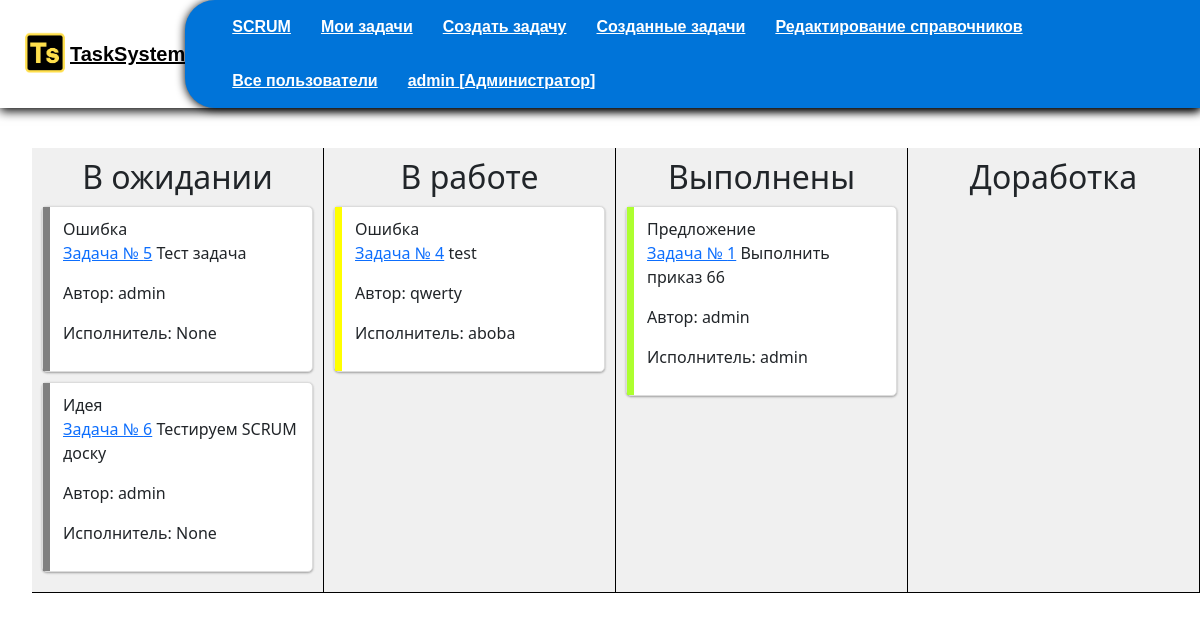
The app's page /test_main (signed in), older data.
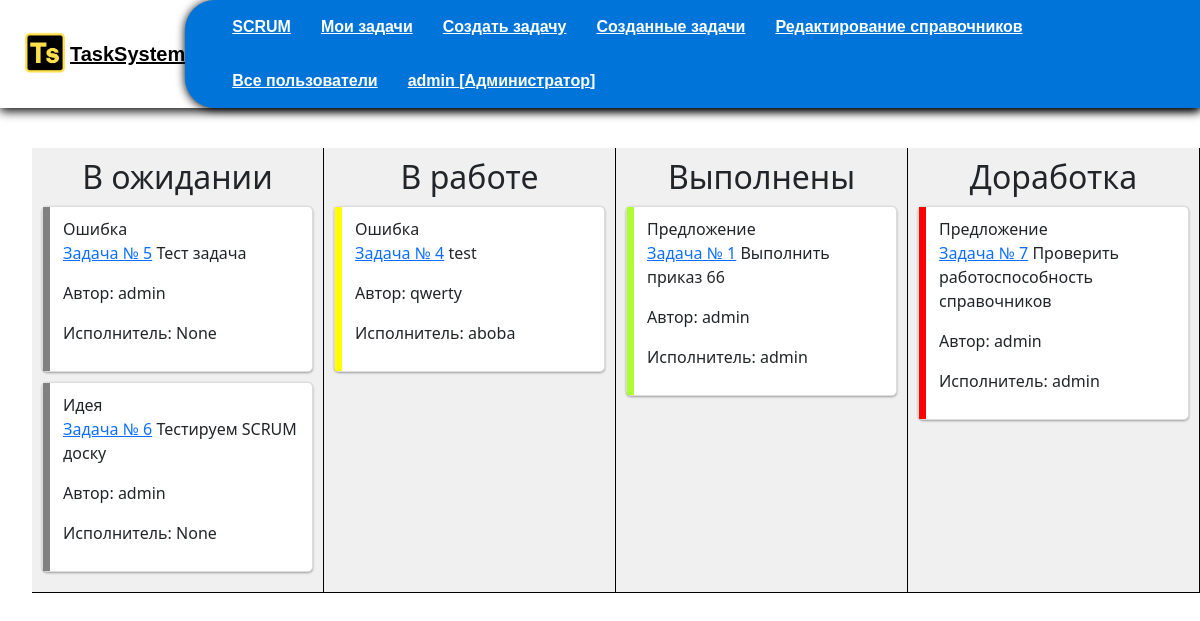
The same page, newer data.
### mainapp/models.py (models this page shows, shortened)
class Task(models.Model):
    author = models.ForeignKey(get_user_model(), on_delete=models.CASCADE, verbose_name="Автор", default=get_user_model(), related_name='authors', blank=True)
    executor = models.ForeignKey(CustomUser, on_delete=models.CASCADE, verbose_name="Исполнитель", default=None, related_name='executors', blank=True, null=True)
    title = models.CharField("Заголовок", max_length=100, default=None)
    description = models.TextField("Описание", max_length=250, default="")
    files = models.FileField(upload_to="files/", verbose_name="Файлы", blank=True, default=None)
    tasktype = models.ForeignKey(TaskType, on_delete=models.DO_NOTHING, verbose_name="Тип заявки", default=None)
    status = models.ForeignKey(Status, on_delete=models.DO_NOTHING, verbose_name="Статус", default="В ожидании")
    created = models.DateTimeField(auto_now_add=True, auto_now=False)
    updated = models.DateTimeField(auto_now_add=False, auto_now=True)

### edit_directory/models.py (models this page shows)
class TaskType(models.Model):
    name = models.CharField(max_length=30, verbose_name="Тип заявки")
    def __str__(self):
        return f"{self.name}"

### authapp/models.py (models this page shows)
class CustomUser(AbstractUser):
    LastAuthDate = models.DateTimeField(auto_now=True)
    is_active = models.BooleanField(verbose_name="Пользователь активирован", default=False)

### mainapp/views.py (the view)
# urls.py: path('test_main', mainapp.test_main, name='test_main'),
@login_required
def test_main(request):
    CustomUser.objects.filter(pk=request.user.pk).update(LastAuthDate=now())
    tasks = Task.objects.all()
    statuses = Status.objects.all()
    todo = Task.objects.filter(status=1)
    in_progress = Task.objects.filter(status=2)
    done = Task.objects.filter(status=3)
    rework = Task.objects.filter(status=4)
    try:
        right = Right.objects.get(user_id=request.user)
    except:
        right = None
    return render(request, 'mainapp/test_main.html', context={
        "title": "Главное меню",
        "tasks": tasks,
        "right":right,
        "todo": todo,
        "in_progress": in_progress,
        "done": done,
        "rework":rework,
        "statuses": statuses
    })

### mainapp/templates/mainapp/test_main.html (shortened to what this page needs)
{% load static %}
{% include 'mainapp/includes/menu_inc.html'%}
<br>
<div class='page_style'>
    {% block content %}
    <div class="scrum-board" droppable='true'>
      <div class="scrum-column" droppable='true'>
        <h2>В ожидании</h2>
        <ul class="scrum-list" id="todo-list" >
          {% for item in todo %}
          <li class='task_item todo-list' draggable="true"> {{item.tasktype}}
            <p><a href={%url 'task' item.id %}> Задача № {{item.id}}</a> {{ item.title }}</p>
            <p>Автор: {{item.author}}</p>
            <p>Исполнитель: {{item.executor}}</p>
          </li>
          {% endfor %}
        </ul>
      </div>
      <div class="scrum-column" droppable='true' >
        <h2>В работе</h2>
        <ul class="scrum-list" id="in-progress-list">
          {% for item in in_progress %}
          <li class='task_item in-progress-list' draggable="true">{{item.tasktype}}
            <p><a href={%url 'task' item.id %}> Задача № {{item.id}}</a> {{ item.title }}</p>
            <p>Автор: {{item.author}}</p>
            <p>Исполнитель: {{item.executor}}</p>
          </li>
          {% endfor %}
        </ul>
      </div>
      <div class="scrum-column" droppable='true' >
        <h2>Выполнены</h2>
        <ul class="scrum-list " id="done-list" >
          {% for item in done %}
          <li class='task_item done_list' draggable="true">{{item.tasktype}}
            <p><a href={%url 'task' item.id %}> Задача № {{item.id}}</a> {{ item.title }}</p>
            <p>Автор: {{item.author}}</p>
            <p>Исполнитель: {{item.executor}}</p>
          </li>
          {% endfor %}
        </ul>
      </div>
      <div class="scrum-column" droppable='true'>
        <h2>Доработка</h2>
        <ul class="scrum-list" id="rework-list" >
          {% for item in rework %}
          <li class='task_item rework-list' draggable="true">{{item.tasktype}}
            <p><a href={%url 'task' item.id %}> Задача № {{item.id}}</a> {{ item.title }}</p>
            <p>Автор: {{item.author}}</p>
            <p>Исполнитель: {{item.executor}}</p>
          </li>
          {% endfor %}
        </ul>
      </div>
    </div>
    {% endblock %}
</div>
</body>
</html>

Row changes from the older to the newer data that the page shows:
added Task: tasktype "Предложение", id "7", title "Проверить работоспособность справочников", author "admin", executor "admin", shown under "Доработка"
